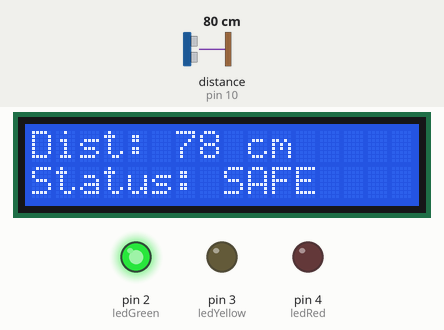
Bench run of a sketch on a simulated Arduino Uno, built with avr-gcc and run on an emulated ATmega328P. On the bench: 16×2 character LCD, output pins drawn as LEDs (lit = HIGH). Wiring (inferred from the names in the program): ultrasonic range finder: trigger pin 9; echo pin 10. The test bench sets the inputs (shaded band); at power-on: distance to the obstacle (sensor on pin 10) 80 cm. The echo pulse lasts 58.3 µs per cm; WiFi joins after 1.5 s; servers stay silent unless stated; pins used as bus, display or sensor lines are not drawn.

Above: at 3.0 s.
3.1 s: distance to the obstacle (sensor on pin 10) set to 34 cm
At 4.6 s:
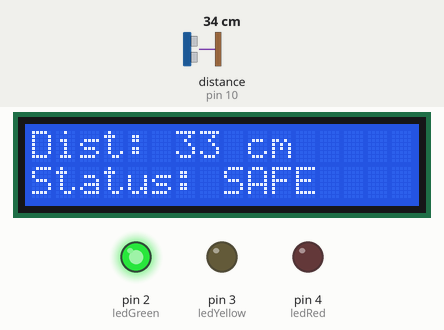
5.1 s: distance to the obstacle (sensor on pin 10) set to 30 cm
At 6.1 s:
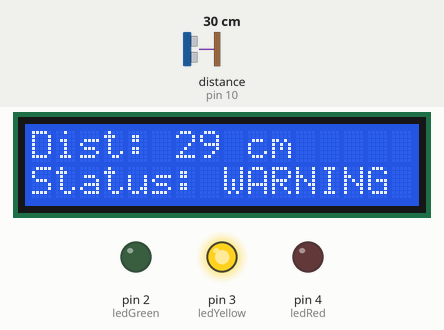
7.2 s: distance to the obstacle (sensor on pin 10) set to 18 cm
At 8.2 s:
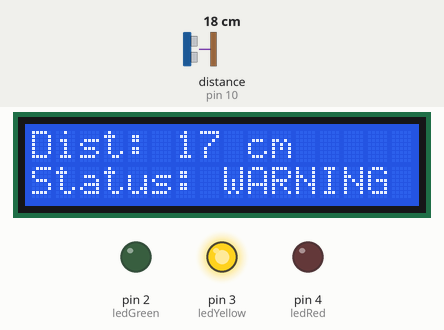
9.0 s: distance to the obstacle (sensor on pin 10) set to 14 cm
At 10.0 s:
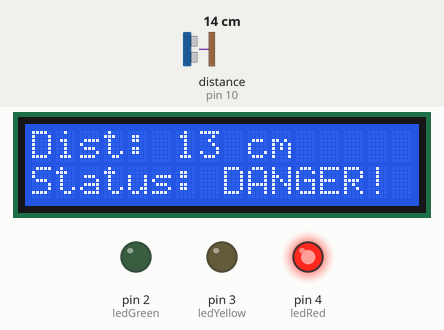
10.6 s: distance to the obstacle (sensor on pin 10) set to 19 cm
At 11.5 s:
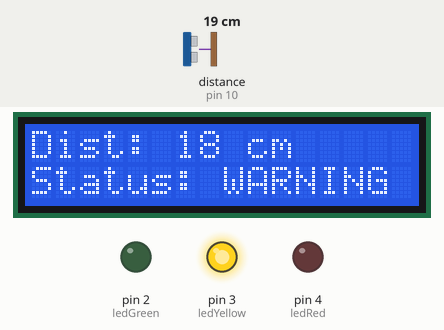
Timing chart, 0 to 13.6 s (numbered marks = the images above; inputs shaded):
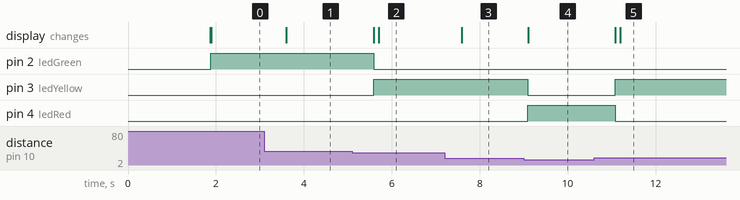

The sketch:

Smart_Water_Level_Alert.ino
```cpp
#define BLYNK_PRINT Serial
#include <BlynkSimpleStream.h> // ใช้สำหรับการเชื่อมต่อผ่านสาย USB (Serial)
#include <Wire.h>
#include <LiquidCrystal_I2C.h>

// 1. ใส่ Auth Token จาก Blynk ของคุณ
char auth[] = "UfSCQYafNC1V6DHg_g_K8qmo3J7emgd-";

// 2. ตั้งค่าจอ LC
LiquidCrystal_I2C lcd(0x27, 16, 2);

// 3. กำหนดพินอุปกรณ์
const int trigPin = 9;
const int echoPin = 10;
const int ledGreen = 2;
const int ledYellow = 3;
const int ledRed = 4;
const int buzzer = 5;

BlynkTimer timer;

// ฟังก์ชันวัดระยะทางและประมวลผล
void checkWaterLevel() {
  long duration;
  int distance;

  digitalWrite(trigPin, LOW);
  delayMicroseconds(2);
  digitalWrite(trigPin, HIGH);
  delayMicroseconds(10);
  digitalWrite(trigPin, LOW);

  duration = pulseIn(echoPin, HIGH);
  distance = duration * 0.034 / 2;

  if (distance <= 0) distance = 0;

  // แสดงผลบน LCD
  lcd.setCursor(0, 0);
  lcd.print("Dist: ");
  lcd.print(distance);
  lcd.print(" cm   ");

  // ตรรกะการแจ้งเตือน (อิงตามเงื่อนไขเดิมของคุณ)
  if (distance <= 15) {
    digitalWrite(ledRed, HIGH);
    digitalWrite(ledYellow, LOW);
    digitalWrite(ledGreen, LOW);
    digitalWrite(buzzer, HIGH);
    lcd.setCursor(0, 1);
    lcd.print("Status: DANGER! ");

    // ส่งค่าไป Blynk (V1) และเปลี่ยนสี Widget เป็นสีแดง
    Blynk.virtualWrite(V1, distance);
    Blynk.setProperty(V1, "color", "#FF0000");
  }
  else if (distance >= 16 && distance <= 30) {
    digitalWrite(ledRed, LOW);
    digitalWrite(ledYellow, HIGH);
    digitalWrite(ledGreen, LOW);

    // เสียงเตือนเป็นจังหวะ
    digitalWrite(buzzer, HIGH);
    delay(100);
    digitalWrite(buzzer, LOW);

    lcd.setCursor(0, 1);
    lcd.print("Status: WARNING ");

    // ส่งค่าไป Blynk (V1) และเปลี่ยนสี Widget เป็นสีส้ม
    Blynk.virtualWrite(V1, distance);
    Blynk.setProperty(V1, "color", "#FFA500");
  }
  else {
    digitalWrite(ledRed, LOW);
    digitalWrite(ledYellow, LOW);
    digitalWrite(ledGreen, HIGH);
    noTone(buzzer);

    lcd.setCursor(0, 1);
    lcd.print("Status: SAFE    ");

    // ส่งค่าไป Blynk (V1) และเปลี่ยนสี Widget เป็นสีเขียว
    Blynk.virtualWrite(V1, distance);
    Blynk.setProperty(V1, "color", "#00FF00");
  }
}

void setup() {
  // เริ่มต้น Serial สำหรับ Blynk USB
  Serial.begin(9600);
  Blynk.begin(Serial, auth);

  lcd.init();
  lcd.backlight();

  pinMode(trigPin, OUTPUT);
  pinMode(echoPin, INPUT);
  pinMode(ledGreen, OUTPUT);
  pinMode(ledYellow, OUTPUT);
  pinMode(ledRed, OUTPUT);
  pinMode(buzzer, OUTPUT);

  // ตั้งเวลาให้ฟังก์ชันทำงานทุก 0.5 วินาที
  timer.setInterval(500L, checkWaterLevel);
}

void loop() {
  Blynk.run();
  timer.run();
}
```

Measured:
- the behaviour switches between 32 and 31 cm on distance to the obstacle (sensor on pin 10) (found by bisection; images 1 and 2)
- the behaviour switches between 17 and 16 cm on distance to the obstacle (sensor on pin 10) (found by bisection; images 3 and 4)
- after the input at 3.1 s, the display: changes after 0.50 s (image 1)
- after the input at 5.1 s, pin 2 (ledGreen): HIGH → LOW after 0.49 s; pin 3 (ledYellow): LOW → HIGH after 0.49 s; the display: first changes after 0.49 s (image 2 shows a later state)
- after the input at 7.2 s, the display: changes after 0.39 s (image 3)
- after the input at 9.0 s, pin 3 (ledYellow): HIGH → LOW after 0.09 s; pin 4 (ledRed): LOW → HIGH after 0.09 s; the display: changes after 0.10 s (image 4)
- after the input at 10.6 s, pin 3 (ledYellow): LOW → HIGH after 0.49 s; pin 4 (ledRed): HIGH → LOW after 0.49 s; the display: first changes after 0.49 s (image 5 shows a later state)
